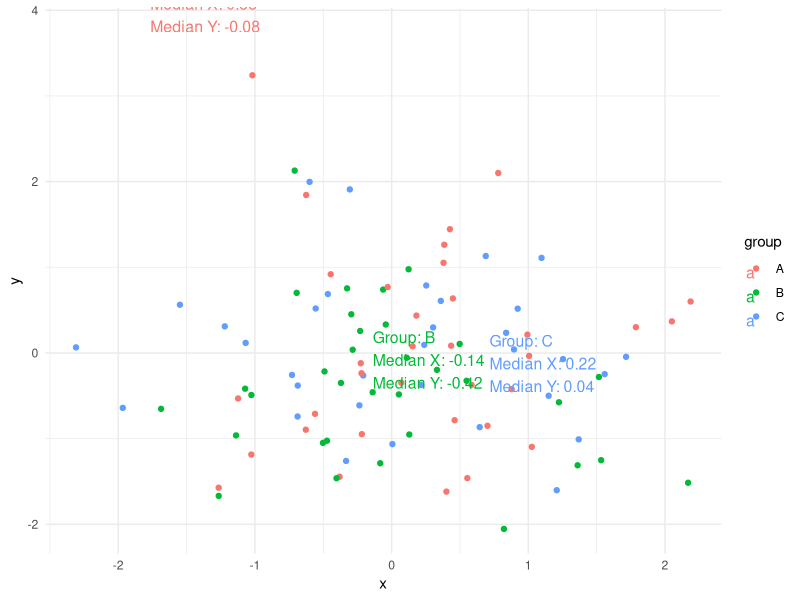

Source code (R):
library(ggplot2)
library(dplyr)
library(ggplot2)

# Sample data
set.seed(123)
df <- data.frame(
    x = rnorm(100),
    y = rnorm(100),
    group = rep(c("A", "B", "C"), length.out = 100)
)

# Calculate some summary statistics for positioning the text
position_data <- df %>%
    group_by(group) %>%
    summarise(
        median_x = median(x),
        median_y = median(y),
        min_x = min(x),
        max_y = max(y),
        .groups = 'drop'
    ) %>%
    # Create a label for each group
    mutate(label = paste0("Group: ", group, "\nMedian X: ", round(median_x, 2), "\nMedian Y: ", round(median_y, 2)))


# Custom positioning for each group
position_data <- position_data %>%
    mutate(
        text_x = case_when(
            group == "A" ~ min_x - 0.5,  # Position text left of min x for group A
            group == "B" ~ median_x,      # Centered on median x for group B
            group == "C" ~ median_x + 0.5 # Right of median x for group C
        ),
        text_y = case_when(
            group == "A" ~ max_y + 0.5,   # Above max y for group A
            group == "B" ~ median_y,      # Centered on median y for group B
            group == "C" ~ median_y - 0.5 # Below median y for group C
        )
    )

# Create the base plot
savename <- "test.pdf"
pdf(savename, height=25, width =25)
plots <- ggplot(df, aes(x = x, y = y, color = group)) +
    geom_point() +
    # Add geom_text() with custom positioning by group
    geom_text(
        data = position_data,
        aes(x = text_x, y = text_y, label = label, color = group),
         size = 4, hjust = 0, vjust = 0
    ) +
    theme_minimal() +
    labs(titountle = "Custom Positioning of Text by Group in ggplot2")
plots
dev.off()
